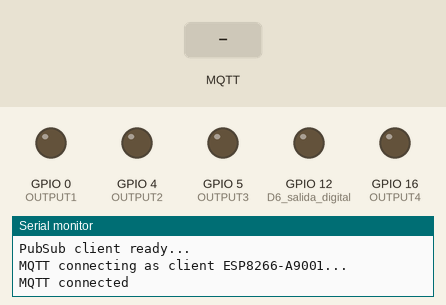
Simulated run of this sketch. Board: ESP8266 (NodeMCU). Shown: output pins drawn as LEDs (lit = HIGH), the last lines printed to the serial monitor. The test bench sets the inputs (shaded band). WiFi joins after 1.5 s; servers stay silent unless stated; no MQTT or app messages arrive unless stated.

Above: at 2.8 s.
2.9 s: MQTT message "LED" arrives on the first subscribed topic
At 3.7 s:
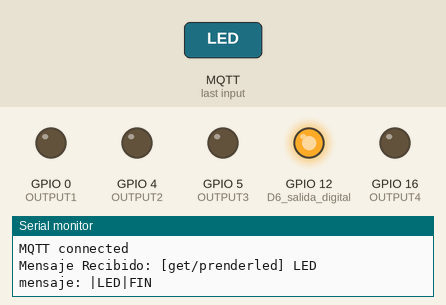
5.4 s: MQTT message "ADELANTE" arrives on the first subscribed topic
At 6.2 s:
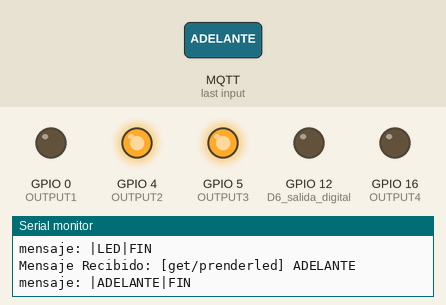
7.9 s: MQTT message "ATRAS" arrives on the first subscribed topic
At 8.7 s:
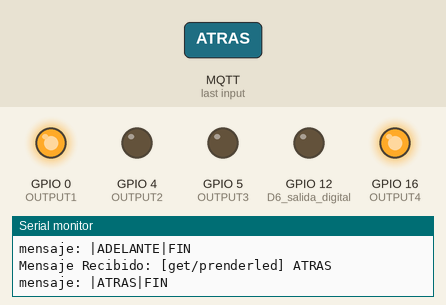
10.4 s: MQTT message "DERECHA" arrives on the first subscribed topic
At 10.8 s:
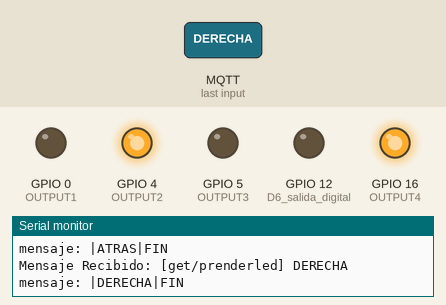
12.4 s: MQTT message "IZQUIERDA" arrives on the first subscribed topic
At 12.7 s:
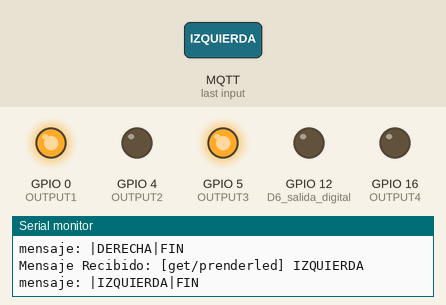
Timing chart, 0 to 15.4 s (numbered marks = the images above; inputs shaded):
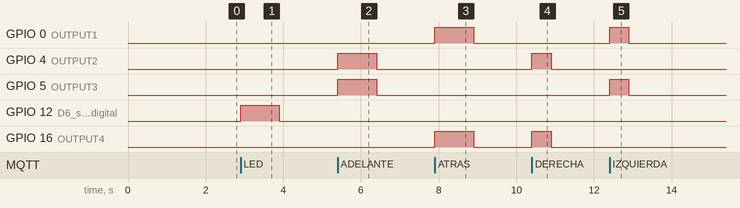

The sketch:

modulo_nodemcu.ino
```cpp
#include <ESP8266WiFiMulti.h>
#include <WiFiClient.h>
#include <SoftwareSerial.h>
#include <PubSubClient.h>
#include <ESP8266HTTPClient.h>
#define MQTT_SOCKET_TIMEOUT 20

int port = 10;
WiFiServer server(port);

//-------------------VARIABLES GLOBALES--------------------------
//MOTOR DERECHA
int OUTPUT4 = 16;
int OUTPUT3 = 5;
//MOTOR IZQUIERDA
int OUTPUT2 = 4;
int OUTPUT1 = 0;

//CONEXION DE RED WIFI
const char *ssid = "WIFI Andres1";
const char *password = "*********";

const char *serverHostname = "34.70.164.156";//"192.168.0.15";


const char *helloTopic = "client/connected";
const char *topic = "get/gpsdata";
const char *outTopic = "send/gpsdata";
const char *outTopicDataErr = "data/notready";

char PLACA[50];

char valueStr[15];
String strtemp = "";
char SALIDADIGITAL[50];

IPAddress ip(192,168,1,200);
IPAddress gateway(192,168,0,1);
IPAddress subnet(255,255,255,0);


//-------------------------------------------------------------------------
ESP8266WiFiMulti WiFiMulti;
WiFiClient cliente;
PubSubClient pubClient(cliente);
HTTPClient http;

//------------------------CALLBACK-----------------------------
void callback(char* topic, byte* payload, unsigned int length) {

  char PAYLOAD[50] = "    ";

  Serial.print("Mensaje Recibido: [");
  Serial.print(topic);
  Serial.print("] ");
  for (int i = 0; i < length; i++) {
    PAYLOAD[i] = (char)payload[i];
  }
  Serial.println(PAYLOAD);
  String mensaje =  String(PAYLOAD);
  mensaje.trim();
  Serial.println("mensaje: |"+mensaje+"|FIN");

    if (mensaje.equals("LED"))  {
      digitalWrite(12, HIGH);
      delay(1000);
      digitalWrite(12, LOW);
    }

   if (mensaje.equals("ADELANTE")) {
      digitalWrite(OUTPUT1, 0);
      digitalWrite(OUTPUT2, 1);
      digitalWrite(OUTPUT3, 1);
      digitalWrite(OUTPUT4, 0);
      delay(1000);
      digitalWrite(OUTPUT1, 0);
      digitalWrite(OUTPUT2, 0);
      digitalWrite(OUTPUT3, 0);
      digitalWrite(OUTPUT4, 0);
    }

    if (mensaje.equals("ATRAS"))  {
      digitalWrite(OUTPUT1, 1);
      digitalWrite(OUTPUT2, 0);
      digitalWrite(OUTPUT3, 0);
      digitalWrite(OUTPUT4, 1);
      delay(1000);
      digitalWrite(OUTPUT1, 0);
      digitalWrite(OUTPUT2, 0);
      digitalWrite(OUTPUT3, 0);
      digitalWrite(OUTPUT4, 0);
    }

    if (mensaje.equals("DERECHA"))  {
      digitalWrite(OUTPUT1, 0);
      digitalWrite(OUTPUT2, 1);
      digitalWrite(OUTPUT3, 0);
      digitalWrite(OUTPUT4, 1);
      delay(500);
      digitalWrite(OUTPUT1, 0);
      digitalWrite(OUTPUT2, 0);
      digitalWrite(OUTPUT3, 0);
      digitalWrite(OUTPUT4, 0);

    }

    if (mensaje.equals("IZQUIERDA"))  {
      digitalWrite(OUTPUT1, 1);
      digitalWrite(OUTPUT2, 0);
      digitalWrite(OUTPUT3, 1);
      digitalWrite(OUTPUT4, 0);
      delay(500);
      digitalWrite(OUTPUT1, 0);
      digitalWrite(OUTPUT2, 0);
      digitalWrite(OUTPUT3, 0);
      digitalWrite(OUTPUT4, 0);
    }


}

//------------------------RECONNECT-----------------------------
void connectMQTT() {
  // Wait until we're connected
  while (!pubClient.connected()) {
    // Create a random client ID
    String clientId = "ESP8266-A9001";
    Serial.printf("MQTT connecting as client %s...\n", clientId.c_str());
    // Attempt to connect
    if (pubClient.connect(clientId.c_str())) {
      Serial.println("MQTT connected");
      // Once connected, publish an announcement...
      //pubClient.publish(helloTopic, "hello from ESP8266");
      // ... and resubscribe
      pubClient.subscribe("get/prenderled"/*topic*/);
      pubClient.subscribe("get/arriba");
      pubClient.subscribe("get/abajo");
      pubClient.subscribe("get/izquierda");
      pubClient.subscribe("get/derecha");
    } else {
      Serial.printf("MQTT failed, state %s, retrying...\n", pubClient.state());
      // Wait before retrying
      delay(2500);
    }
  }
}

//------------------------SETUP-----------------------------
void setup() {

  pinMode(12, OUTPUT); // D6 salida digital
  digitalWrite(12, LOW);

  pinMode (OUTPUT1, OUTPUT);
  pinMode (OUTPUT2, OUTPUT);
  pinMode (OUTPUT3, OUTPUT);
  pinMode (OUTPUT4, OUTPUT);
  delay(10);

  // Inicia Serial
  Serial.begin(115200);

  Serial.println();
  Serial.println();
  Serial.println();

  for (uint8_t t = 4; t > 0; t--) {
    Serial.printf("[SETUP] WAIT %d...\n", t);
    Serial.flush();
    //delay(1000);
  }


  WiFi.mode(WIFI_STA);
  WiFi.config(ip, gateway, subnet);
  WiFi.begin(ssid, password);
  while (WiFi.status() != WL_CONNECTED)
  {
    delay(200);
  Serial.print('.');
  }


  Serial.println("Conexión establecida");
  Serial.print("IP address:\t");
  Serial.println(WiFi.localIP());
  Serial.print("Puerto:");
  Serial.println(port);

  Serial.print("[HTTP] begin...\n");

  pubClient.setServer(serverHostname, 1883);
  pubClient.setCallback(callback);
  Serial.print("PubSub client ready...\n");
}

//--------------------------LOOP--------------------------------
void loop() {
  if (!pubClient.connected()) {
    connectMQTT();
  }
  // this is ESSENTIAL!
  pubClient.loop();

}
```

Measured:
- after the input at 2.9 s, GPIO 12 (D6_salida_digital): LOW → HIGH at once, → LOW 1.0 s later
- after the input at 5.4 s, GPIO 4 (OUTPUT2), GPIO 5 (OUTPUT3): LOW → HIGH at once, → LOW 1.0 s later
- after the input at 7.9 s, GPIO 0 (OUTPUT1), GPIO 16 (OUTPUT4): LOW → HIGH at once, → LOW 1.0 s later
- after the input at 10.4 s, GPIO 4 (OUTPUT2), GPIO 16 (OUTPUT4): LOW → HIGH at once, → LOW 0.50 s later
- after the input at 12.4 s, GPIO 0 (OUTPUT1), GPIO 5 (OUTPUT3): LOW → HIGH at once, → LOW 0.50 s later
